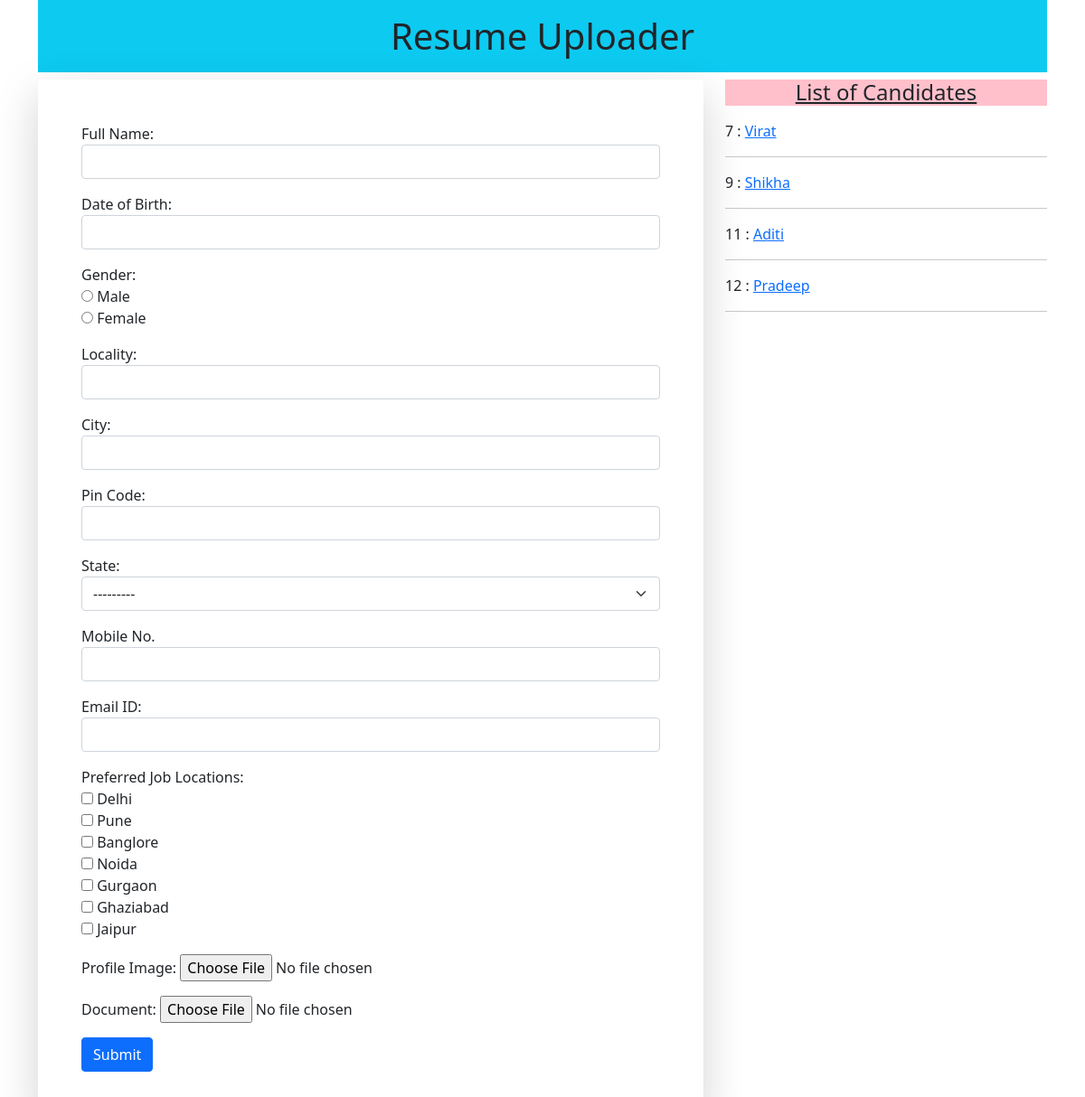
The page / on the database its author committed.
### myapp/models.py (models this page shows)
class resume(models.Model):
 name = models.CharField(max_length=100)
 dob = models.DateField(auto_now=False, auto_now_add=False)
 gender = models.CharField(max_length=100)
 locality = models.CharField(max_length=100)
 city = models.CharField(max_length=100)
 pin = models.PositiveIntegerField()
 state = models.CharField(choices=state_choices, max_length=50)
 mobile = models.PositiveIntegerField(max_length=10)
 email = models.EmailField()
 job_city = models.CharField(max_length=50)
 profile_image = models.ImageField(upload_to='profileimg', blank=True)
 my_file = models.FileField(upload_to='doc', blank=True)

### myapp/views.py (the view, shortened to what this page needs)
# urls.py: path('',views.HomeView.as_view(),name='home'),
class HomeView(View):
 def get(self, request):
  form =Resumeform()
  candidates = resume.objects.all()
  return render(request, 'home.html', {'candidates':candidates,'form':form})

### myapp/forms.py
class Resumeform(forms.ModelForm):
 gender = forms.ChoiceField(choices=gender_choices,widget=forms.RadioSelect)
 job_city = forms.MultipleChoiceField(label='Preferred Job Locations',choices=job_city_choice,widget=forms.CheckboxSelectMultiple)
 class Meta:
  model = resume
  fields = ['name', 'dob', 'gender', 'locality', 'city', 'pin', 'state', 'mobile', 'email', 'job_city', 'profile_image', 'my_file']
  labels = {'name':'Full Name', 'dob': 'Date of Birth', 'pin':'Pin Code', 'mobile':'Mobile No.', 'email':'Email ID', 'profile_image':'Profile Image', 'my_file':'Document'}
  widgets = {
   'name':forms.TextInput(attrs={'class':'form-control'}),
   'dob':forms.DateInput(attrs={'class':'form-control', 'id':'datepicker'}),
   'locality':forms.TextInput(attrs={'class':'form-control'}),
   'city':forms.TextInput(attrs={'class':'form-control'}),
   'pin':forms.NumberInput(attrs={'class':'form-control'}),
   'state':forms.Select(attrs={'class':'form-select'}),
   'mobile':forms.NumberInput(attrs={'class':'form-control'}),
   'email':forms.EmailInput(attrs={'class':'form-control'}),
  }

### myapp/templates/home.html (shortened to what this page needs)
<!DOCTYPE html>
{% load static %}
<html lang="en">
<head>
 <link href="https://cdn.jsdelivr.net/npm/bootstrap@5.0.0-beta2/dist/css/bootstrap.min.css" rel="stylesheet">
 <link rel="stylesheet" href="//code.jquery.com/ui/1.12.1/themes/base/jquery-ui.css">
 <link rel="stylesheet" href=static/style.css>
</head>
<body>
 <div class="container mb-5">
  <h1 class="bg-info text-body text-center p-3 mb-7 link-underline-light">Resume Uploader</h1>
  <div class="row">
   <div class="col-sm-8">
    <form action="" method="post" enctype="multipart/form-data" class="shadow-lg p-3 mb-2 bg-body-tertiary rounded p-5 mt-0.5">
     {% for fm in form %}
       <div class="form-group mb-3">
       {{fm.label_tag}} {{fm}} <small class="text-danger">{{fm.errors|striptags}}</small>
       </div>
     {% endfor %}
     <input type="submit" value="Submit" class="btn btn-primary ">
    </form>
   </div>
   <div class="col-sm-4">
    <h4 class="text-center mb-3"><u>List of Candidates</u></h4>
    {% for candidate in candidates %}
     {{candidate.id}} : <a href="{% url 'candidate' candidate.id %}">{{candidate.name}}</a>
     <hr>
    {% endfor %}
   </div>
  </div>
 </div>
</body>
</html>

### myapp/static/style.css (style rules this page uses)
.text-center { background-color: pink; }
.container .bg-info { background-color: red; }

### rows shown on the page
resume: id "7", name "Virat"
resume: id "9", name "Shikha"
resume: id "11", name "Aditi"
resume: id "12", name "Pradeep"

### other values the page prints
{{ fm.label_tag }} "Full Name:" "Date of Birth:" "Gender:" "Locality:" "City:" "Pin Code:" "State:" "Mobile No." "Email ID:" "Preferred Job Locations:" "Profile Image:" "Document:"
